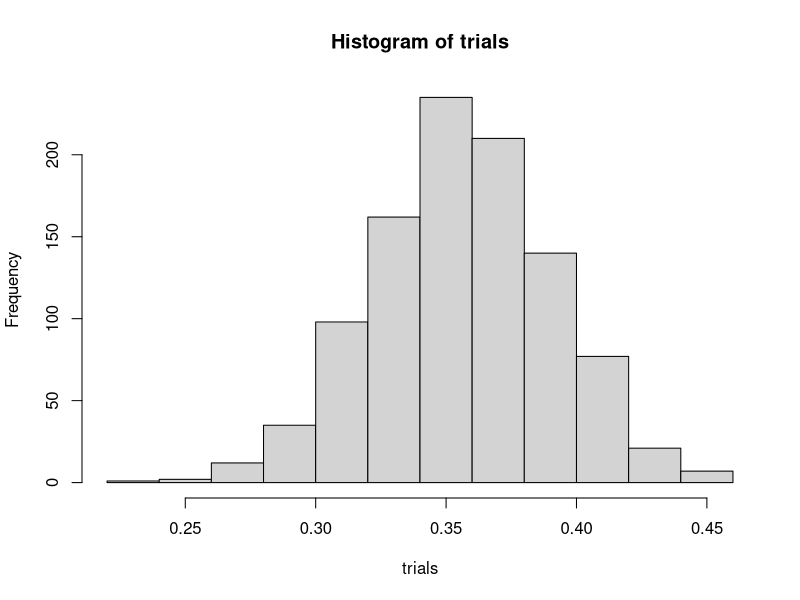

Write R code to recreate this figure.
# File: AB_test_compare_proportions_simulation.R
# Example: Obama's handling economy example

resample.statistic <- function(data, size=200, 
                               replace = TRUE, fun.name) {
  draw <- sample(data, size, replace)
  pos.rate <- fun.name(draw)/size
  return(pos.rate)
}

# positive and negative rates
sample.size <- 200
pos.response <- 72
neg.response <- 128
positive.rate <- pos.response / sample.size

hat <- c(rep(1,pos.response), rep(0,neg.response))

with.replacement <- TRUE
n.repeats <- 1000

trials <- replicate(n.repeats, 
                    resample.statistic(hat, sample.size, 
                             with.replacement, sum))
hist(trials)
ci <- quantile(trials, c(0.05, 0.95))
cat("Point Estimate: ", positive.rate, "\n")
cat("90% Confidence Interval: ",ci,"\n") 
